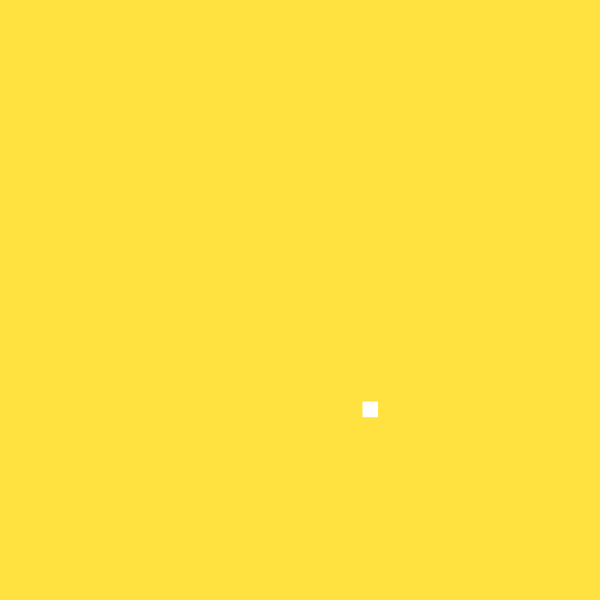
Frame 1 (no input)
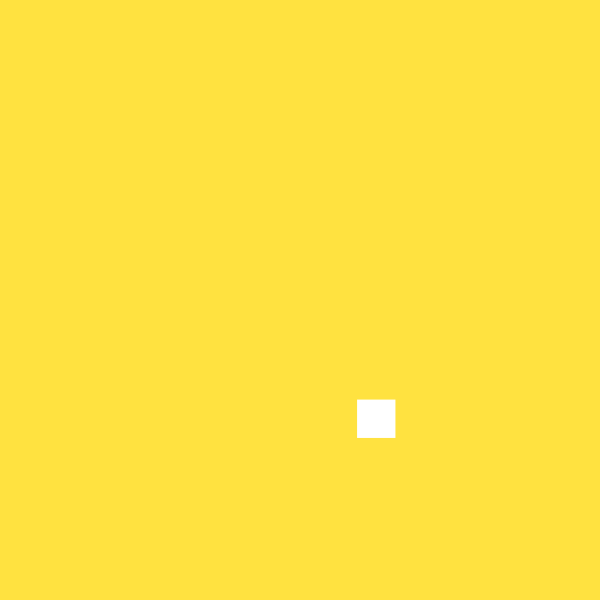
Frame 60 (the mouse pressed at the canvas centre just before this capture)
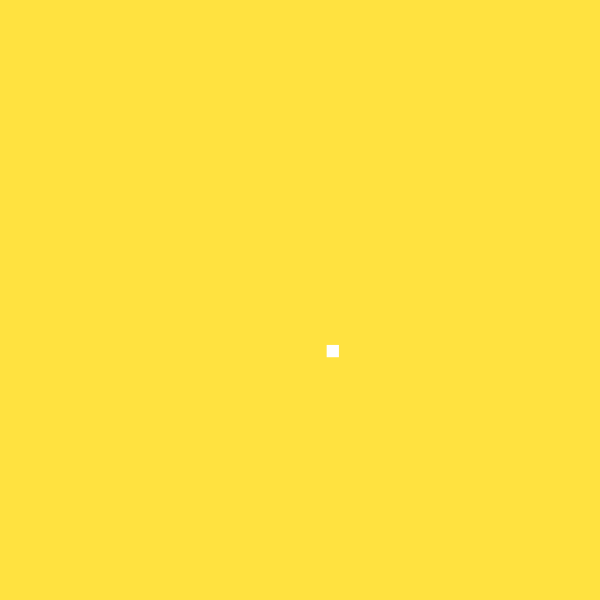
Frame 120 (the mouse held since frame 60 and released just before this capture)

The Processing sketch that drew these frames (run headless with seeded random() and noise(); from frame 60 on, the mouse is pressed at the canvas centre):

// Processing sketch: circleOfSquares
// ── circleOfSquares.pde
// color pallette
color fondo = color(255, 226, 64);
color blanco  = color(255, 255, 255);
color cafe1 = color(76, 65, 0);
color cafe2 = color(117, 98, 22);
color amarillo1 = color(185, 158, 46);

// gradient
float subdivisions = 5;
float r, max_r;
float angle;
float aperture;
float rectSize;

void setup(){
  size(600,600);
  rectMode(CENTER);
  noStroke();
  frameRate(3);
  
  max_r = width/2 -100;
  float aperture =radians(360);
}


void draw(){
  background(fondo);
  translate(width/2,height/2);
      r = random(2,max_r);
      println(r);
      angle = random(1,aperture);
      rectSize = random(60);
      rect(r*cos(angle),r*sin(angle),rectSize,rectSize);
}
